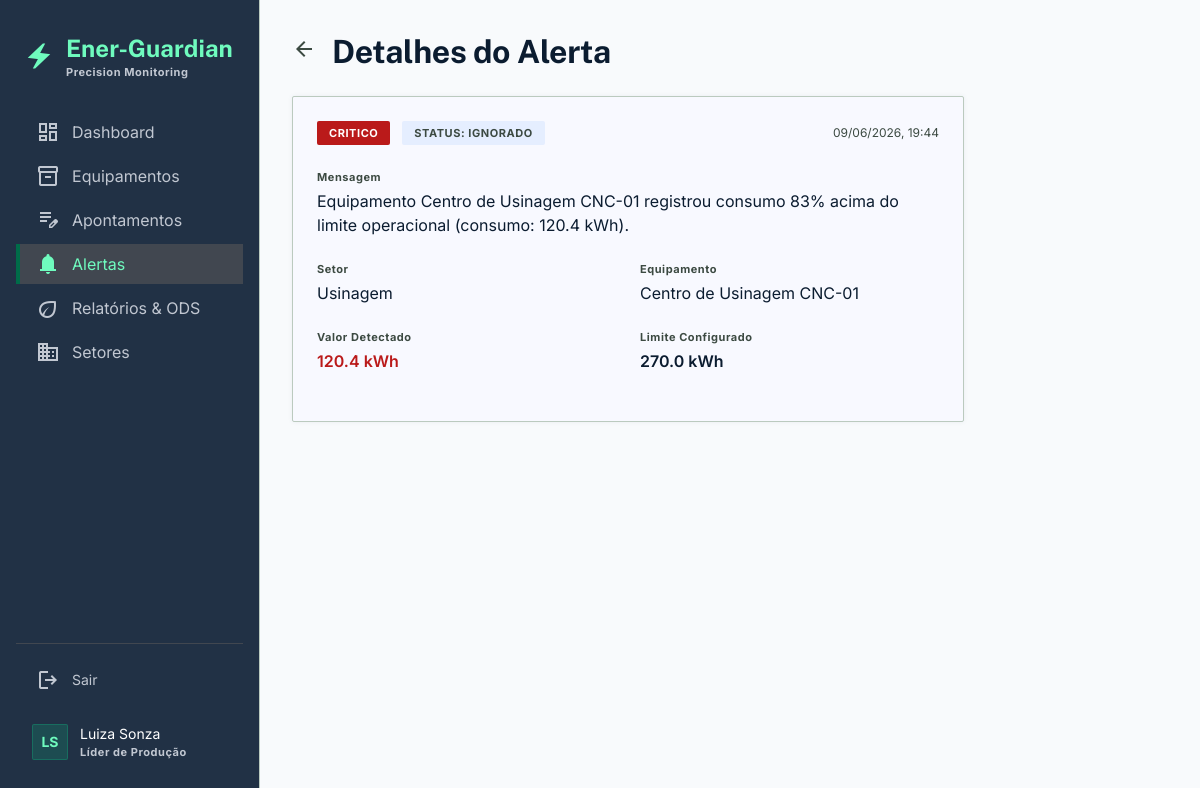
Screenshot of /alertas/2 (signed in) with the database file from the repository.
### models.py (models this page shows, shortened)
class Usuario(UserMixin, db.Model):
    __tablename__ = 'usuarios'
    id = db.Column(db.Integer, primary_key=True)
    nome = db.Column(db.String(100), nullable=False)
    email = db.Column(db.String(150), unique=True, nullable=False)
    senha_hash = db.Column(db.String(256), nullable=False)
    papel = db.Column(db.String(30), nullable=False, default='lider_producao')
    ativo = db.Column(db.Boolean, default=True)
    criado_em = db.Column(db.DateTime, default=datetime.now(timezone.utc))
    apontamentos = db.relationship('Apontamento', backref='usuario', lazy='dynamic')
    PAPEIS = {
        'admin': 'Administrador',
        'gestor': 'Gestor Industrial',
        'lider_producao': 'Líder de Produção',
        'tecnico': 'Técnico de Manutenção',
        'financeiro': 'Financeiro',
        'engenheiro': 'Engenheiro Chefe',
    }
    @property
    def papel_display(self):
        return self.PAPEIS.get(self.papel, self.papel)
    @property
    def iniciais(self):
        partes = self.nome.split()
        if len(partes) >= 2:
            return (partes[0][0] + partes[-1][0]).upper()
        return self.nome[:2].upper()

class Alerta(db.Model):
    __tablename__ = 'alertas'
    id = db.Column(db.Integer, primary_key=True)
    equipamento_id = db.Column(db.Integer, db.ForeignKey('equipamentos.id'), nullable=True)
    setor_id = db.Column(db.Integer, db.ForeignKey('setores.id'), nullable=True)
    tipo = db.Column(db.String(50), nullable=False)
    nivel = db.Column(db.String(20), nullable=False, default='medio')
    mensagem = db.Column(db.Text, nullable=False)
    status = db.Column(db.String(20), default='ativo')
    consumo_detectado = db.Column(db.Float)
    limite_configurado = db.Column(db.Float)
    criado_em = db.Column(db.DateTime, default=datetime.now(timezone.utc))
    resolvido_em = db.Column(db.DateTime, nullable=True)
    NIVEIS = {
        'critico': 'Crítico',
        'alto': 'Alto',
        'medio': 'Médio',
        'baixo': 'Baixo',
    }
    TIPOS = [
        'consumo_excessivo',
        'equipamento_fora_horario',
        'pico_consumo',
        'desperdicio_detectado',
        'limite_setor_ultrapassado',
    ]

class Setor(db.Model):
    __tablename__ = 'setores'
    id = db.Column(db.Integer, primary_key=True)
    nome = db.Column(db.String(100), nullable=False, unique=True)
    descricao = db.Column(db.String(255))
    limite_consumo_kwh = db.Column(db.Float, default=500.0)
    criado_em = db.Column(db.DateTime, default=datetime.now(timezone.utc))
    equipamentos = db.relationship('Equipamento', backref='setor', lazy='dynamic')
    consumos = db.relationship('Consumo', backref='setor', lazy='dynamic')
    alertas = db.relationship('Alerta', backref='setor', lazy='dynamic')

class Equipamento(db.Model):
    __tablename__ = 'equipamentos'
    id = db.Column(db.Integer, primary_key=True)
    nome = db.Column(db.String(150), nullable=False)
    tipo = db.Column(db.String(80), nullable=False)
    potencia_watts = db.Column(db.Float, nullable=False)
    voltagem = db.Column(db.Float, nullable=True)
    corrente_amperes = db.Column(db.Float, nullable=True)
    fator_potencia = db.Column(db.Float, default=0.85)
    fator_carga = db.Column(db.Float, default=0.7)
    regime_carga = db.Column(db.String(20), default='medio')
    setor_id = db.Column(db.Integer, db.ForeignKey('setores.id'), nullable=False)
    ativo = db.Column(db.Boolean, default=True)
    criado_em = db.Column(db.DateTime, default=datetime.now(timezone.utc))
    sensores = db.relationship('Sensor', backref='equipamento', lazy='dynamic')
    apontamentos = db.relationship('Apontamento', backref='equipamento', lazy='dynamic')
    consumos = db.relationship('Consumo', backref='equipamento', lazy='dynamic')
    alertas = db.relationship('Alerta', backref='equipamento', lazy='dynamic')
    REGIMES = {
        'leve': 'Carga Leve (0.3-0.5)',
        'medio': 'Carga Média (0.5-0.7)',
        'pesado': 'Carga Pesada (0.7-0.9)',
        'pleno': 'Carga Plena (0.9-1.0)',
    }
    TIPOS = [
        'Motor Elétrico', 'Prensa Hidráulica', 'Compressor', 'Torno CNC',
        'Caldeira', 'Bomba', 'Ventilador', 'Iluminação', 'Ar Condicionado',
        'Soldadora', 'Furadeira Industrial', 'Serra Elétrica', 'Outro'
    ]

### routes/alertas.py (the view)
@alertas_bp.route('/<int:id>')
@login_required
def detalhes(id):
    alerta = Alerta.query.get_or_404(id)
    return render_template('alertas/detalhes.html', alerta=alerta)

### templates/alertas/detalhes.html (shortened to what this page needs)
{% extends "base.html" %}
{% block content %}
<div class="flex items-center gap-4 mb-6">
    <a href="{{ url_for('alertas.listar') }}" class="text-on-surface-variant hover:text-primary transition-colors">
        <span class="material-symbols-outlined text-[24px]">arrow_back</span>
    </a>
    <h2 class="font-headline-lg text-headline-lg text-on-surface">Detalhes do Alerta</h2>
</div>
<div class="bg-surface border border-outline-variant rounded p-6 tech-shadow max-w-2xl">
    <div class="flex items-center justify-between mb-6">
        <div class="flex items-center gap-3">
            <span class="{{ 'bg-error text-on-error' if alerta.nivel == 'critico' else ('bg-outline text-on-secondary' if alerta.nivel == 'alto' else 'bg-tertiary-container text-on-tertiary-container') }} px-3 py-1 rounded font-label-caps text-label-caps uppercase">
                {{ alerta.nivel|capitalize }}
            </span>
            <span class="bg-surface-container text-on-surface-variant px-3 py-1 rounded font-label-caps text-label-caps uppercase">
                Status: {{ alerta.status|capitalize }}
            </span>
        </div>
        <span class="font-body-sm text-body-sm text-on-surface-variant">
            {{ alerta.criado_em.strftime('%d/%m/%Y, %H:%M') }}
        </span>
    </div>
    <div class="grid grid-cols-1 md:grid-cols-2 gap-6 mb-6">
        <div class="col-span-1 md:col-span-2">
            <p class="font-label-caps text-label-caps text-on-surface-variant mb-1">Mensagem</p>
            <p class="font-body-lg text-body-lg text-on-surface">{{ alerta.mensagem }}</p>
        </div>
        <div>
            <p class="font-label-caps text-label-caps text-on-surface-variant mb-1">Setor</p>
            <p class="font-body-lg text-body-lg text-on-surface">{{ alerta.setor.nome if alerta.setor else '—' }}</p>
        </div>
        <div>
            <p class="font-label-caps text-label-caps text-on-surface-variant mb-1">Equipamento</p>
            <p class="font-body-lg text-body-lg text-on-surface">{{ alerta.equipamento.nome if alerta.equipamento else '—' }}</p>
        </div>
        <div>
            <p class="font-label-caps text-label-caps text-on-surface-variant mb-1">Valor Detectado</p>
            <p class="font-numeric-data text-numeric-data {{ 'text-error' if alerta.nivel == 'critico' else 'text-on-surface' }}">{{ "%.1f"|format(alerta.consumo_detectado) if alerta.consumo_detectado else '—' }} kWh</p>
        </div>
        <div>
            <p class="font-label-caps text-label-caps text-on-surface-variant mb-1">Limite Configurado</p>
            <p class="font-numeric-data text-numeric-data text-on-surface">{{ "%.1f"|format(alerta.limite_configurado) if alerta.limite_configurado else '—' }} kWh</p>
        </div>
    </div>
</div>
{% endblock %}

### templates/base.html (shortened to what this page needs)
<!DOCTYPE html>
<html lang="pt-BR">
<head>
    <link rel="stylesheet" href="{{ url_for('static', filename='css/design_system.css') }}" />
    <link rel="stylesheet" href="{{ url_for('static', filename='css/index.css') }}" />
    <script src="https://cdn.tailwindcss.com"></script>
</head>
<body class="font-body-md text-on-surface antialiased bg-[#F8FAFC]">
<div class="flex h-screen w-full overflow-hidden">
    <aside id="sidebar" class="hidden md:flex w-[260px] h-screen sticky left-0 top-0 bg-inverse-surface border-r border-outline-variant flex-col justify-between py-margin-desktop z-50">
        <div class="px-4 flex flex-col gap-8">
            <div class="flex items-center gap-3 px-2">
                <span class="material-symbols-outlined fill-icon text-primary-fixed text-3xl">electric_bolt</span>
                <div>
                    <h1 class="font-headline-md text-headline-md font-bold text-primary-fixed">Ener-Guardian</h1>
                    <p class="font-label-caps text-label-caps text-tertiary-fixed-dim">Precision Monitoring</p>
                </div>
            </div>
            <nav class="flex flex-col gap-1">
                <a class="sidebar-link flex items-center border-l-4 {{ 'border-primary bg-on-tertiary-fixed-variant text-primary-fixed' if request.endpoint == 'dashboard.index' else 'border-transparent text-tertiary-fixed-dim hover:text-primary-fixed' }} px-4 py-2 gap-3" href="{{ url_for('dashboard.index') }}">
                    <span class="material-symbols-outlined {{ 'fill-icon' if request.endpoint == 'dashboard.index' else '' }}">dashboard</span>
                    <span>Dashboard</span>
                </a>
                <a class="sidebar-link flex items-center border-l-4 {{ 'border-primary bg-on-tertiary-fixed-variant text-primary-fixed' if request.endpoint and 'equipamentos' in request.endpoint else 'border-transparent text-tertiary-fixed-dim hover:text-primary-fixed' }} px-4 py-2 gap-3" href="{{ url_for('equipamentos.listar') }}">
                    <span class="material-symbols-outlined {{ 'fill-icon' if request.endpoint and 'equipamentos' in request.endpoint else '' }}">inventory_2</span>
                    <span>Equipamentos</span>
                </a>
                <a class="sidebar-link flex items-center border-l-4 {{ 'border-primary bg-on-tertiary-fixed-variant text-primary-fixed' if request.endpoint and 'apontamentos' in request.endpoint else 'border-transparent text-tertiary-fixed-dim hover:text-primary-fixed' }} px-4 py-2 gap-3" href="{{ url_for('apontamentos.historico') }}">
                    <span class="material-symbols-outlined {{ 'fill-icon' if request.endpoint and 'apontamentos' in request.endpoint else '' }}">edit_note</span>
                    <span>Apontamentos</span>
                </a>
                <a class="sidebar-link flex items-center border-l-4 {{ 'border-primary bg-on-tertiary-fixed-variant text-primary-fixed' if request.endpoint and 'alertas' in request.endpoint else 'border-transparent text-tertiary-fixed-dim hover:text-primary-fixed' }} px-4 py-2 gap-3" href="{{ url_for('alertas.listar') }}">
                    <span class="material-symbols-outlined {{ 'fill-icon' if request.endpoint and 'alertas' in request.endpoint else '' }}">notifications</span>
                    <span>Alertas</span>
                </a>
                <a class="sidebar-link flex items-center border-l-4 {{ 'border-primary bg-on-tertiary-fixed-variant text-primary-fixed' if request.endpoint and 'relatorios' in request.endpoint else 'border-transparent text-tertiary-fixed-dim hover:text-primary-fixed' }} px-4 py-2 gap-3" href="{{ url_for('relatorios.index') }}">
                    <span class="material-symbols-outlined {{ 'fill-icon' if request.endpoint and 'relatorios' in request.endpoint else '' }}">eco</span>
                    <span>Relatórios & ODS</span>
                </a>
                <a class="sidebar-link flex items-center border-l-4 {{ 'border-primary bg-on-tertiary-fixed-variant text-primary-fixed' if request.endpoint and 'setores' in request.endpoint else 'border-transparent text-tertiary-fixed-dim hover:text-primary-fixed' }} px-4 py-2 gap-3" href="{{ url_for('setores.listar') }}">
                    <span class="material-symbols-outlined {{ 'fill-icon' if request.endpoint and 'setores' in request.endpoint else '' }}">domain</span>
                    <span>Setores</span>
                </a>
            </nav>
        </div>
        <div class="flex flex-col gap-2 px-4 mt-auto">
            <div class="border-t border-on-tertiary-fixed-variant pt-4">
                <a class="sidebar-link flex items-center border-l-4 border-transparent px-4 py-2 text-tertiary-fixed-dim hover:text-primary-fixed gap-3" href="{{ url_for('auth.logout') }}">
                    <span class="material-symbols-outlined">logout</span>
                    <span class="font-body-md text-body-md">Sair</span>
                </a>
            </div>
            <div class="flex items-center px-4 py-2 gap-3 mt-2">
                <div class="w-9 h-9 rounded bg-primary-container/20 border border-primary-container/30 flex items-center justify-center text-primary-fixed font-bold text-sm">
                    {{ current_user.iniciais }}
                </div>
                <div>
                    <p class="font-body-md text-on-tertiary text-sm">{{ current_user.nome }}</p>
                    <p class="font-label-caps text-label-caps text-tertiary-fixed-dim">{{ current_user.papel_display }}</p>
                </div>
            </div>
        </div>
    </aside>
    <main class="flex-1 flex flex-col h-screen overflow-y-auto overflow-x-hidden bg-[#F8FAFC]">
        <div class="p-margin-mobile md:p-margin-desktop max-w-container-max mx-auto w-full">
            {% block content %}{% endblock %}
        </div>
    </main>
</div>
</body>
</html>

### static/css/design_system.css (style rules this page uses)
:root { --color-bg: #f4f5f7; --color-card-bg: #ffffff; --color-primary: #0066CC; --color-text: #0b1c30; --color-muted: #6c7a71; --font-family: 'Inter', sans-serif; }
body { background-color: var(--color-bg); color: var(--color-text); font-family: var(--font-family); margin: 0; padding: 0; }

### static/css/index.css (style rules this page uses)
body { background-color: #f8f9fa; color: #333333; font-family: 'Inter', sans-serif; }
.bg-surface { background-color: #ffffff; }
.border-primary { border-color: #006C49; }
.tech-shadow { box-shadow: 0 4px 6px -1px rgba(0, 0, 0, 0.05), 0 2px 4px -1px rgba(0, 0, 0, 0.03); border: 1px solid #e2e8f0; }
.font-label-caps { font-size: 0.75rem; font-weight: 600; letter-spacing: 0.05em; }
.border-outline-variant { border-color: #e2e8f0; }
.text-on-surface-variant { color: #475569; }
.font-numeric-data { font-family: 'Inter', monospace; }

### templates/base.html (style rules this page uses)
body { background-color: #F8FAFC; }
.tech-shadow { box-shadow: 0px 0px 4px rgba(100, 116, 139, 0.1); }
.material-symbols-outlined { font-variation-settings: 'FILL' 0, 'wght' 400, 'GRAD' 0, 'opsz' 24; }
.fill-icon { font-variation-settings: 'FILL' 1; }
.sidebar-link { transition: all 0.15s ease; }

### rows the page displays
Usuario: iniciais "LS", nome "Luiza Sonza", papel_display "Líder de Produção"
Alerta: nivel "CRITICO", status "IGNORADO", criado_em "09/06/2026, 19:44", mensagem "Equipamento Centro de Usinagem CNC-01 registrou consumo 83% acima do limite operacional (consumo: 120.4 kWh).", consumo_detectado "120.4", limite_configurado "270.0"
Setor: setor "Usinagem"
Equipamento: equipamento "Centro de Usinagem CNC-01"
